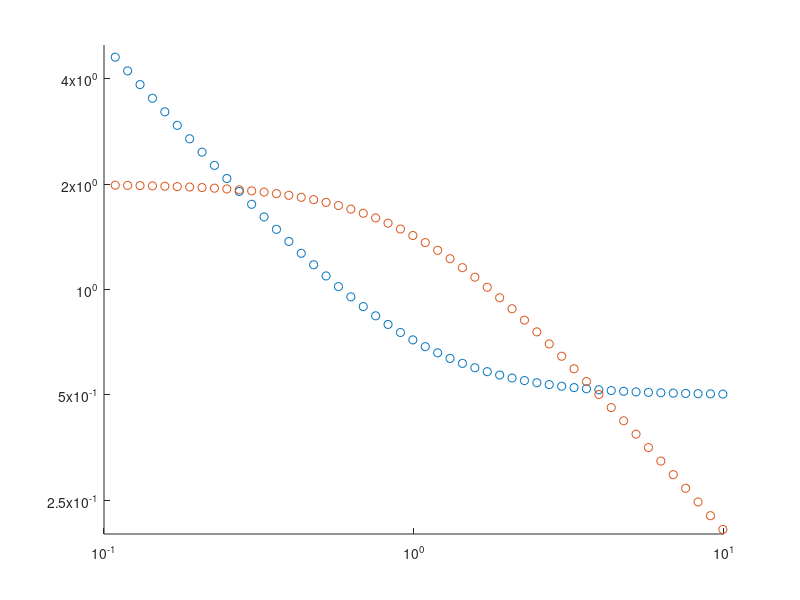

The MATLAB script that drew this image:
clear

Ra1 = 10.01e3;
Ra2 = 9.999e3;
Cb1 = 9.984e-9;
Cb2 = 9.92e-9;

Ra = mean([Ra1,Ra2]);
Cb = mean([Cb1,Cb2]);

freq_Z = xlsread('bridge_without_e.csv', 'A18:E118');
f = freq_Z(:,1);
Z_open = freq_Z(:,4) + 1i .* freq_Z(:,5);

freq_Z = xlsread('bridge_with_e.csv', 'A18:E118');
Z_closed = freq_Z(:,4) + 1i .* freq_Z(:,5);

x = 2*pi*f * Ra * Cb;
z_open = Z_open / Ra;
z_closed = Z_closed / Ra;

figure(1); cla; hold on;
plot(x, abs(z_open), 'o');
plot(x, abs(z_closed), 'o');
set(gca,'xscale','log','yscale','log');

axis([0.1,10,0.2,5]);
xticks([0.1,1,10]);
yticks([0.25,0.5,1,2,4]);
